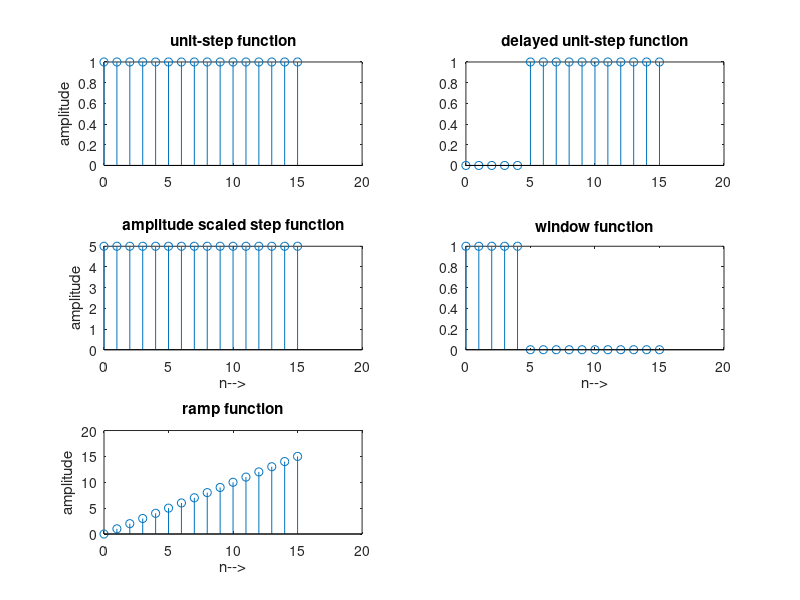

Here is the MATLAB script that generated this plot:
clc; close all;
n = 0:15;
u = n>=0;
u5 = (n-5)>=0;
a5 = 5*u;
xn = u - u5;
xr = n.*u;
subplot(321); stem(n,u); title('unit-step function');
ylabel('amplitude'); 
subplot(322); stem(n,u5); title('delayed unit-step function');
subplot(323); stem(n,a5); title('amplitude scaled step function');
ylabel('amplitude'); xlabel('n-->');
subplot(324); stem(n,xn); title('window function');
xlabel('n-->');
subplot(325); stem(n,xr); title('ramp function');
ylabel('amplitude'); xlabel('n-->');
